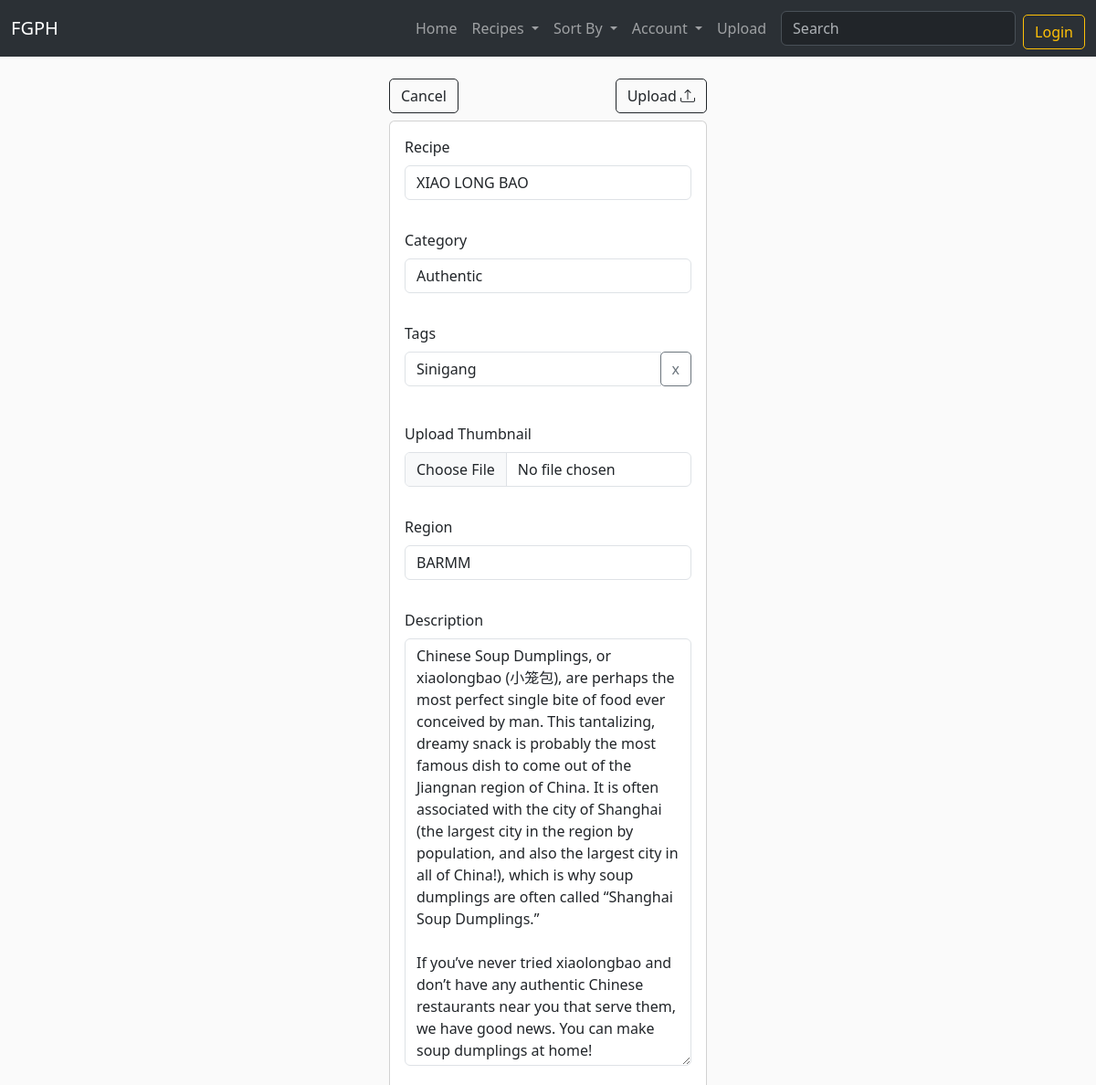
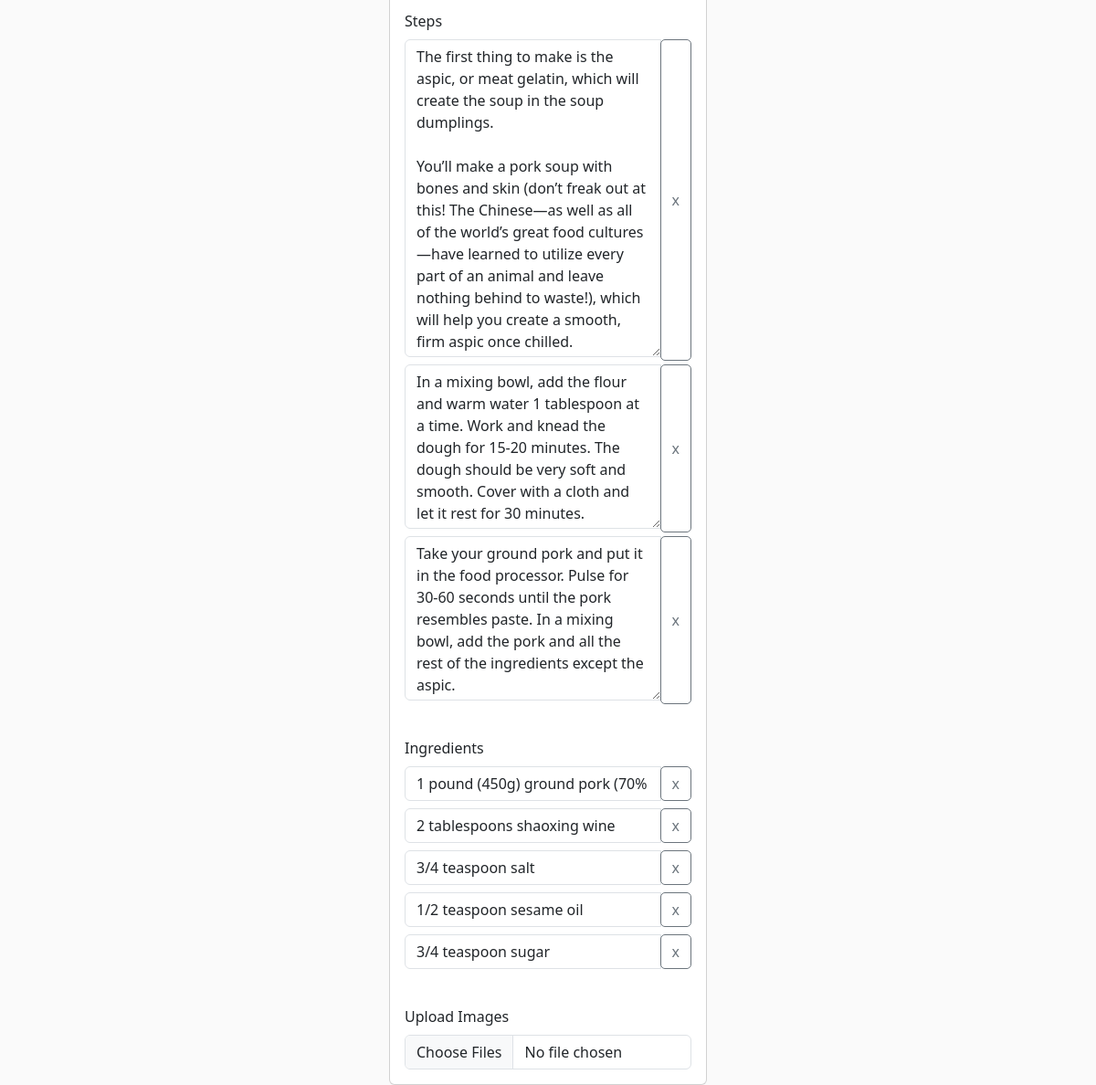
Page /edit_recipe/3 (signed in) on the earlier database version (2 pictures, top to bottom).
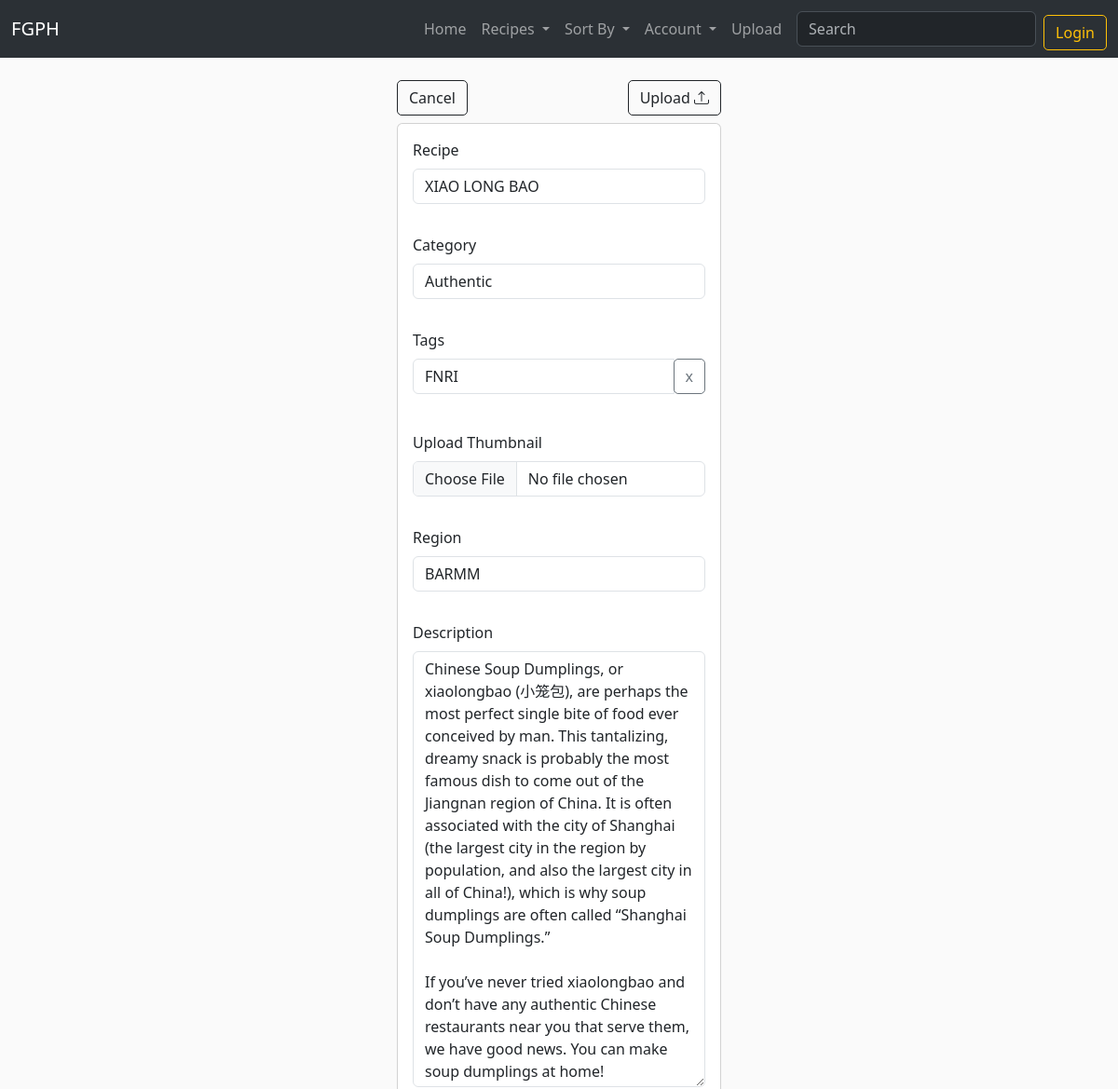
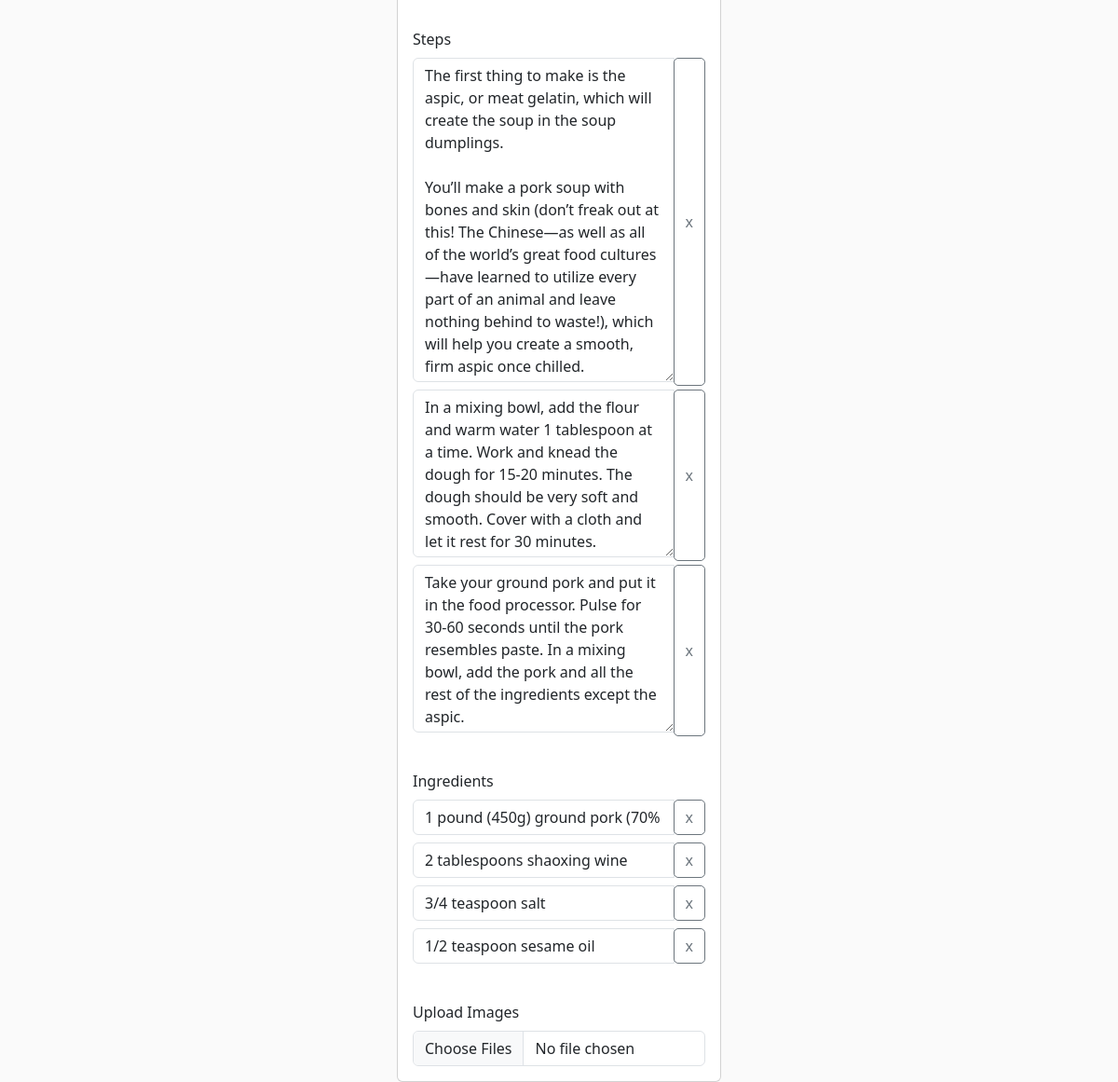
Same page on the later database version (2 pictures, top to bottom).
### FGPH/models.py (models this page shows, shortened)
class Recipe(models.Model):
	author = models.ForeignKey(RegisteredUser, null=True, on_delete=models.CASCADE, related_name='recipes')
	name = models.CharField(max_length=64)
	category = models.ForeignKey(Category, null=True, blank=True, on_delete=models.SET_NULL, related_name='recipes')
	tags = models.ManyToManyField(Tag)
	thumbnail = models.ImageField(default='placeholder.png')
	region = models.ForeignKey(Region, null=True, blank=True, on_delete=models.SET_NULL, related_name='recipes')
	description = models.CharField(max_length=200, null=True, blank=True)
	steps = models.JSONField(null=True)
	ingredients = models.JSONField(null=True)
	date_created = models.DateTimeField(auto_now_add=True, null=True)
	date_modified = models.DateTimeField(auto_now=True, null=True)
	@property
	def recipeSteps(self):
		return json.loads(self.steps)

class Tag(models.Model):
    name = models.CharField(max_length=64, null=True)

### FGPH/views.py (the view)
# urls.py: path("edit_recipe/<str:recipeId>", views.editRecipe, name='editRecipe'),
@login_required(login_url='FGPH:login')
def editRecipe(request, recipeId):
    recipe = Recipe.objects.get(id=recipeId)
    categories = Category.objects.all()
    regions = Region.objects.all().order_by('name')
    tags = recipe.tags.values_list()
    '''print(recipe.tags.values())
    print('desc:', type(recipe.description))'''
    if request.method == 'POST':
        uploadRecipe(request, recipeId)
        return redirect('FGPH:cookbook')
    context = {'recipe': recipe, 'tags': tags, 'categories': categories, 'regions': regions}
    return render(request, 'FGPH/upload.html', context)

### FGPH/templates/FGPH/upload.html (shortened to what this page needs)
{% extends 'FGPH/template.html' %}
{% load static %}
{% block content %}
<div class="container">
    <form method="post" action="" enctype="multipart/form-data">
        <div class="row justify-content-center">
            <div class="col-md-4">
                <div class="row">
                    <div class="col-auto me-auto"><a class="btn btn-outline-dark mb-2" href="javascript:history.back()">Cancel</a></div>
                    <div class="col-auto"><button type="submit" class="btn btn-outline-dark mb-2">Upload <i class="bi bi-upload"></i></button></div>
                </div>
                <div class="card">
                    <div class="m-3">
                        <label class="form-label">Recipe</label>
                        <input  name="name" value="{{ recipe.name }}" class="form-control" type="text" placeholder="Enter recipe name">
                    </div>
                    <div class="m-3">
                        <label class="form-label">Category</label>
                        <select  name="category" class="form-control">
                            {% for category in categories %}
                                {% if category == recipe.category %}
                                <option selected value="{{ recipe.category.id }}">{{ recipe.category.name }}</option>
                                {% else %}
                                <option  value="{{ category.id }}">{{ category.name }}</option>
                                {% endif %}
                            {% endfor %}
                        </select>
                    </div>
                    <div class="m-3">
                        <label class="form-label">Tags</label>
                        <div class="multifield-container">
                            {% if tags %}
                                {% for id, name in tags %}
                                <div class="input-group mb-1">
                                    <input name="tag" value="{{ name }}" class="form-control mb-1" type="text" placeholder="Enter tags">
                                    <div class="input-group-append">
                                        <button class="btn btn-outline-secondary delete-button" type="button">x</button>
                                    </div>
                                </div>
                                {% endfor %}
                            {% endif %}
                        </div>
                    </div>
                    <div class="m-3">
                        <label class="form-label">Upload Thumbnail</label>
                        <input value="{{ recipe.thumbnail }}" name="thumbnail" class="form-control" type="file">
                    </div>
                    <div class="m-3">
                        <label class="form-label">Region</label>
                        <select  name="region" class="form-control">
                            {% for region in regions %}
                                {% if region == recipe.region %}
                                <option selected value="{{ recipe.region.id }}">{{ recipe.region.name }}</option>
                                {% else %}
                                <option value="{{ region.id }}">{{ region.name }}</option>
                                {% endif %}
                            {% endfor %}
                        </select>
                    </div>
                    <div class="m-3">
                        <label class="form-label">Description</label>
                        {% if recipe.description %}
                        <textarea  style="overflow:hidden;" name="description" class="form-control" type="text" placeholder="Enter description">{{ recipe.description }}</textarea>
                        {% else %}
                        <textarea  style="overflow:hidden" name="description" class="form-control" type="text" placeholder="Enter description"></textarea>
                        {% endif %}
                    </div>
                    <div class="m-3">
                        <label class="form-label">Steps</label>
                        <div class="multifield-container">
                            {% if recipe.steps %}
                                {% for step in recipe.steps %}
                                <div class="input-group mb-1">
                                    <textarea name="step" style="overflow:hidden" class="form-control mb-1" type="text" placeholder="Add Step">{{ step }}</textarea>
                                    <div class="input-group-append">
                                        <button style="height: 100%;" class="btn btn-outline-secondary delete-button" type="button">x</button>
                                    </div>
                                </div>
                                {% endfor %}
                            {% endif %}
                        </div>
                    </div>
                    <div class="m-3">
                        <label class="form-label">Ingredients</label>
                        <div class="multifield-container">
                            {% if recipe.ingredients %}
                                {% for ingredient in recipe.ingredients %}
                                <div class="input-group mb-1">
                                    <input name="ingredient" value="{{ ingredient }}" class="form-control mb-1" type="text" placeholder="Add Ingredient">
                                    <div class="input-group-append">
                                        <button class="btn btn-outline-secondary delete-button" type="button">x</button>
                                    </div>
                                </div>
                                {% endfor %}
                            {% endif %}
                        </div>
                    </div>
                    <div class="m-3">
                        <label class="form-label">Upload Images</label>
                        <input  name="images" class="form-control" type="file" multiple>
                    </div>
                </div>
            </div>
        </div>
    </form>
</div>
{% endblock content %}

### FGPH/templates/FGPH/template.html (shortened to what this page needs)
<!DOCTYPE html>
{% load static %}
<html lang="en">
<head>
    <link href="https://cdn.jsdelivr.net/npm/bootstrap@5.3.3/dist/css/bootstrap.min.css" rel="stylesheet"></head>
    <link rel="stylesheet" type="text/css" href="{% static 'css/main.css' %}">
    <link rel="stylesheet" href="https://cdn.jsdelivr.net/npm/bootstrap-icons@1.11.3/font/bootstrap-icons.min.css">
<body>
    {% include 'FGPH/sections/navbar.html' %}
    <div class="container">
        <br>
        {% block content %}
        {% endblock content %}
    </div>
</body>
</html>

### FGPH/templates/FGPH/sections/navbar.html (shortened to what this page needs)
<nav class="navbar navbar-expand-lg bg-body-tertiary" data-bs-theme="dark">
  <div class="container-fluid">
    <a class="navbar-brand" href="{% url 'FGPH:home' %}">FGPH</a>
    <div class="collapse navbar-collapse" id="navbarSupportedContent">
      <ul class="navbar-nav ms-auto me-2 mb-2 mb-lg-0">
        <li class="nav-item">
          <a class="nav-link" aria-current="page" href="{% url 'FGPH:home' %}">Home</a>
        </li>
        <li class="nav-item dropdown">
          <a class="nav-link dropdown-toggle" href="#" role="button" data-bs-toggle="dropdown" aria-expanded="false">
            Recipes
          </a>
        </li>
        <li class="nav-item dropdown">
          <a class="nav-link dropdown-toggle" href="#" role="button" data-bs-toggle="dropdown" aria-expanded="false">
            Sort By
          </a>
        </li>
        <li class="nav-item dropdown">
          <a class="nav-link dropdown-toggle" href="#" role="button" data-bs-toggle="dropdown" aria-expanded="false">
            Account
          </a>
        </li>
        <li class="nav-item">
          <a class="nav-link" aria-current="page" href="{% url 'FGPH:uploadRecipe' %}">Upload</a>
        </li>
      </ul>
      <form class="d-flex" role="search">
        <input class="form-control me-2" type="search" placeholder="Search" aria-label="Search">
      </form>
      <a href="{% url 'FGPH:login' %}" class="btn btn-outline-warning mt-2">Login</a>
    </div>
  </div>
</nav>

### static/css/main.css (style rules this page uses)
body { background-color: hsl(0, 0%, 98%); }
.btn { border-radius: 5px; }

Differences in the rows shown:
removed Tag: tags "Sinigang"
added Tag: tags "FNRI"
Other differences:
list line gone: "3/4 teaspoon sugar x"
